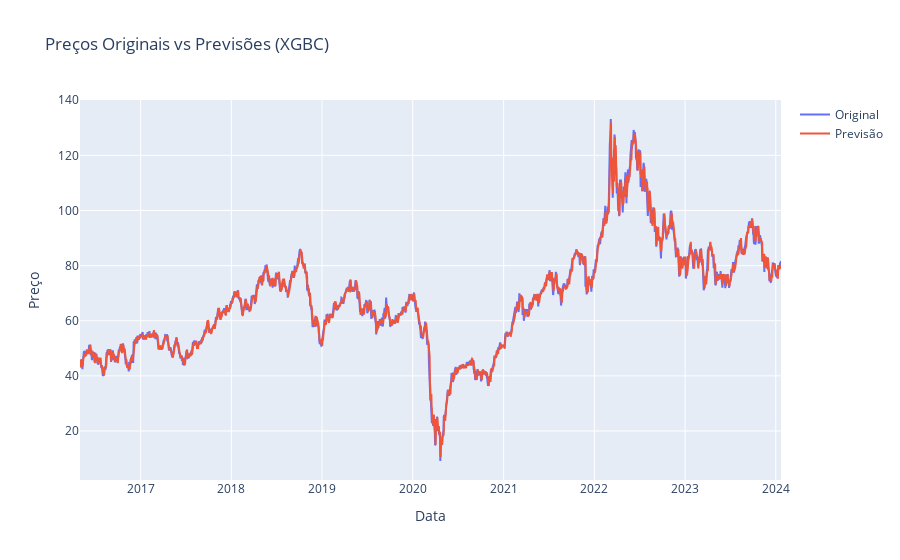

The notebook cell saved with this chart:
### Code cell
# Gráfico em plotly
import plotly.graph_objects as go

fig = go.Figure()
fig.add_trace(go.Scatter(x=df_modelo['dt'].iloc[-len(y_test):], y=y_test, mode='lines', name='Original'))
fig.add_trace(go.Scatter(x=df_modelo['dt'].iloc[-len(y_test):], y=previsoes, mode='lines', name='Previsão'))

fig.update_layout(title='Preços Originais vs Previsões (XGBC)',
                   xaxis_title='Data',
                   yaxis_title='Preço')
fig.show()

### Figure 1 — Plotly figure (JSON) as saved in the notebook; plotly's stock layout.template omitted (floating-point values rounded to 4 significant figures; data arrays with more than 128 entries replaced by an {"elided": "..."} marker saying what was removed)
{"data": [{"mode": "lines", "name": "Original", "type": "scatter", "x": {"elided": "2218 str values"}, "y": {"elided": "2218 float values"}}, {"mode": "lines", "name": "Previsão", "type": "scatter", "x": {"elided": "2218 str values"}, "y": {"elided": "2218 float values"}}], "layout": {"title": {"text": "Preços Originais vs Previsões (XGBC)"}, "xaxis": {"title": {"text": "Data"}}, "yaxis": {"title": {"text": "Preço"}}}}
